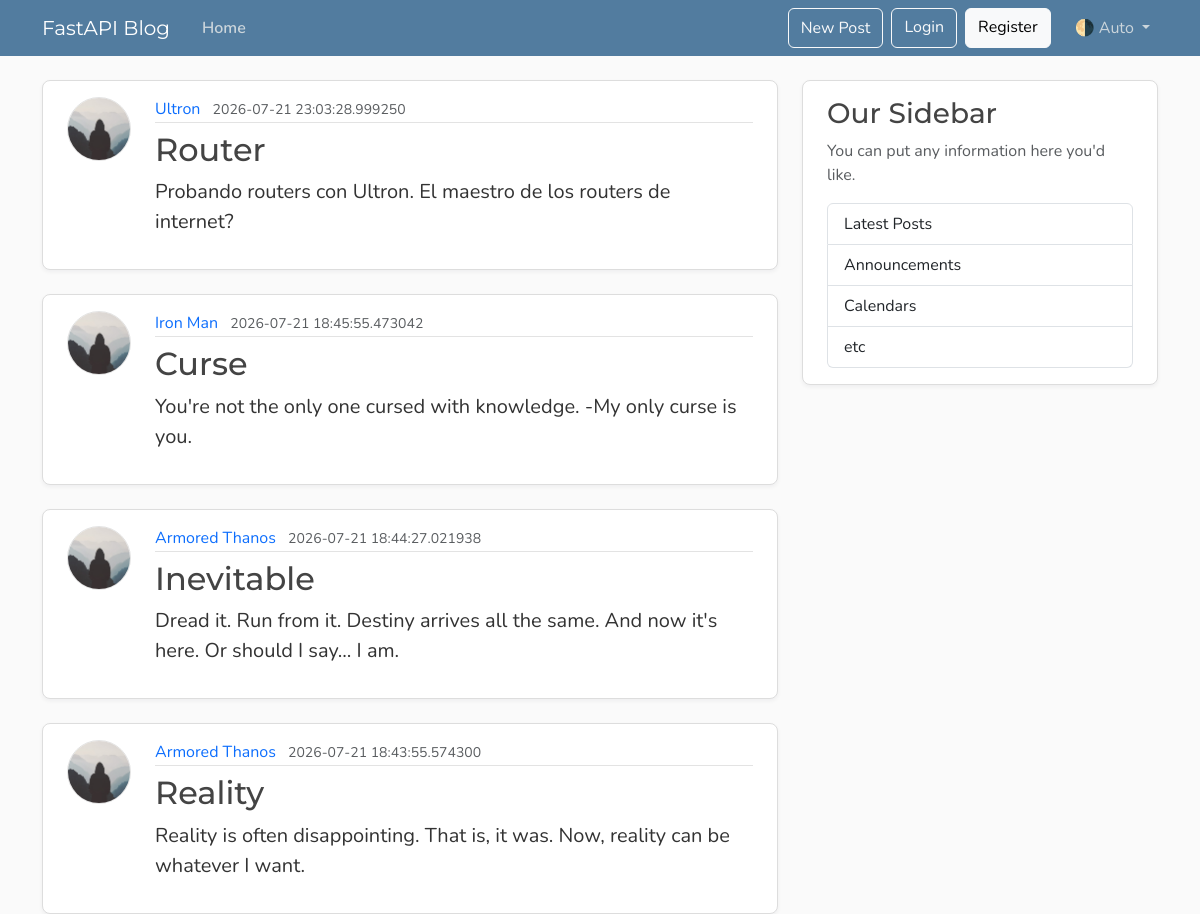
Page /posts (upper part) on the earlier database version.
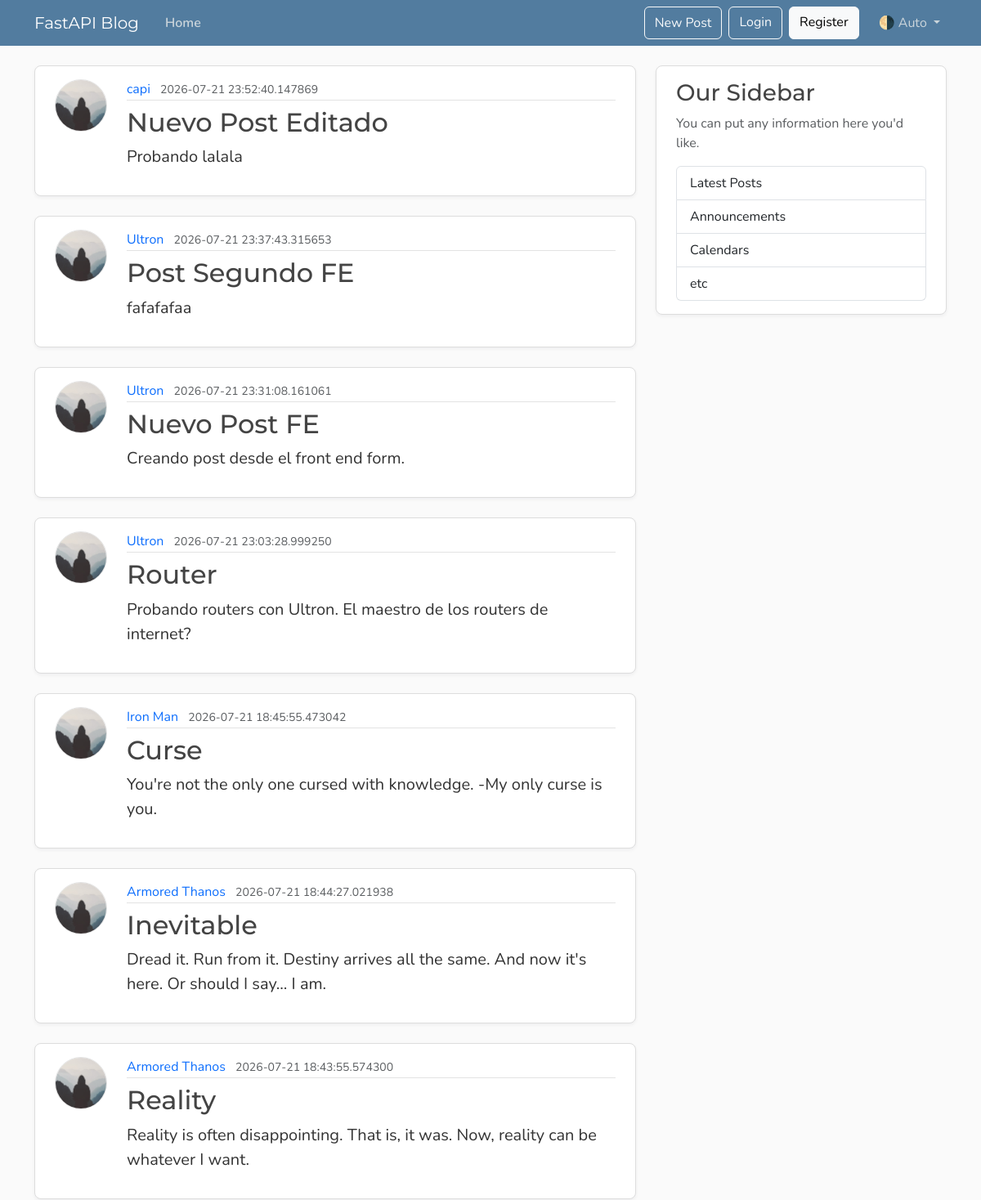
Same page on the later database version.
### models.py (models this page shows, shortened)
class Post(Base):
    __tablename__ = "posts"
    id: Mapped[int] = mapped_column(Integer, primary_key=True, index=True)
    title: Mapped[str] = mapped_column(String(100), nullable=False)
    content: Mapped[str] = mapped_column(Text, nullable=False)
    user_id: Mapped[int] = mapped_column(
        ForeignKey("users.id"),
        nullable=False,
        index=True,
    )
    date_posted: Mapped[datetime] = mapped_column(
        DateTime(timezone=True),
        default=lambda: datetime.now(UTC),
    )
    author: Mapped[User] = relationship(back_populates="posts")

class User(Base):
    __tablename__ = "users"
    id: Mapped[int] = mapped_column(Integer, primary_key=True, index=True)
    username: Mapped[str] = mapped_column(String(50), unique=True, nullable=False)
    email: Mapped[str] = mapped_column(String(120), unique=True, nullable=False)
    image_file: Mapped[str | None] = mapped_column(
        String(200),
        nullable=True,
        default=None,
    )
    posts: Mapped[list[Post]] = relationship(
        back_populates="author",
        cascade="all, delete-orphan"
    )

### main.py (the view)
@app.get("/", include_in_schema=False, name="home")
@app.get("/posts", include_in_schema=False, name="posts")
async def home(request: Request, db: Annotated[AsyncSession, Depends(get_db)]):
    result = await db.execute(
        select(models.Post)
        .options(selectinload(models.Post.author))
        .order_by(models.Post.date_posted.desc())
    )
    posts = result.scalars().all()
    return templates.TemplateResponse(
        request,
        "home.html",
        {"posts": posts, "title": "Home"},
    )

### templates/home.html
{% extends "layout.html" %}
{% block content %}
  {% for post in posts %}
    <article class="content-section py-3 px-4 mb-4">
      <div class="d-flex align-items-start gap-4">
        <img class="rounded-circle article-img flex-shrink-0"
             src="{{ url_for('static', path='profile_pics/default.jpg') }}"
             alt="{{ post.author.username }}'s profile picture"
             width="64"
             height="64"
             loading="lazy">
        <div class="flex-grow-1">
          <div class="article-metadata mb-2">
            <a class="me-2" href="#">{{ post.author.username }}</a>
            <small class="text-body-secondary">{{ post.date_posted }}</small>
          </div>
          <h2>
            <a class="article-title" href="{{ url_for('post_page', post_id=post.id) }}">{{ post.title }}</a>
          </h2>
          <p class="article-content">{{ post.content }}</p>
        </div>
      </div>
    </article>
  {% endfor %}
{% endblock content %}

Differences in the rows shown:
added Post: author.username "capi", date_posted "2026-07-21 23:52:40.147869", title "Nuevo Post Editado", content "Probando lalala"
added Post: author.username "Ultron", date_posted "2026-07-21 23:37:43.315653", title "Post Segundo FE", content "fafafafaa"
added Post: author.username "Ultron", date_posted "2026-07-21 23:31:08.161061", title "Nuevo Post FE", content "Creando post desde el front end form."
